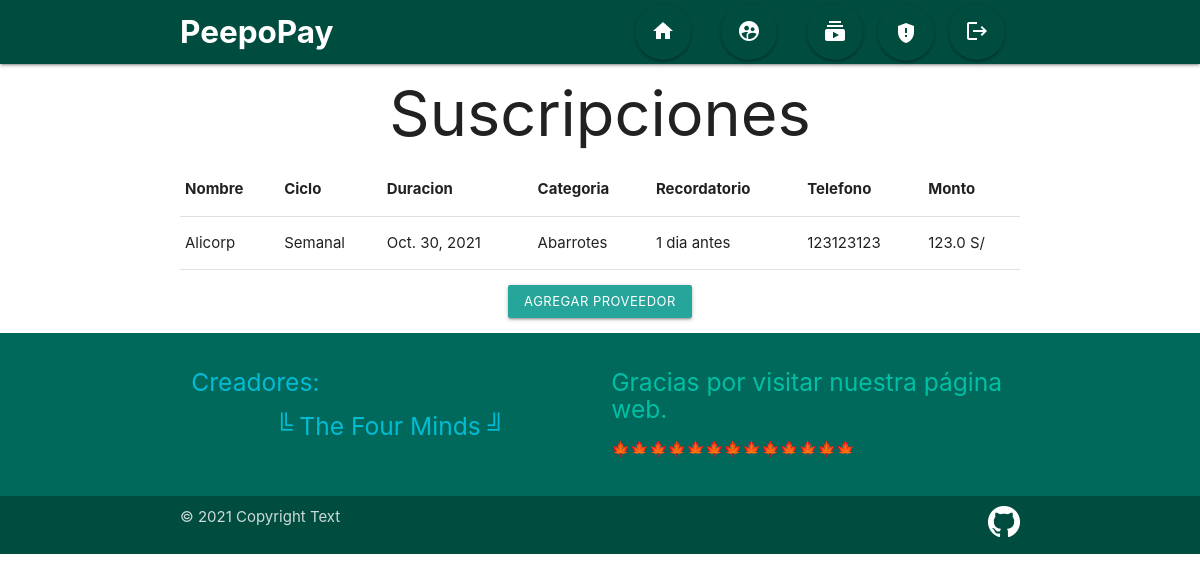
Page /listarproveedores/ on the earlier database version.
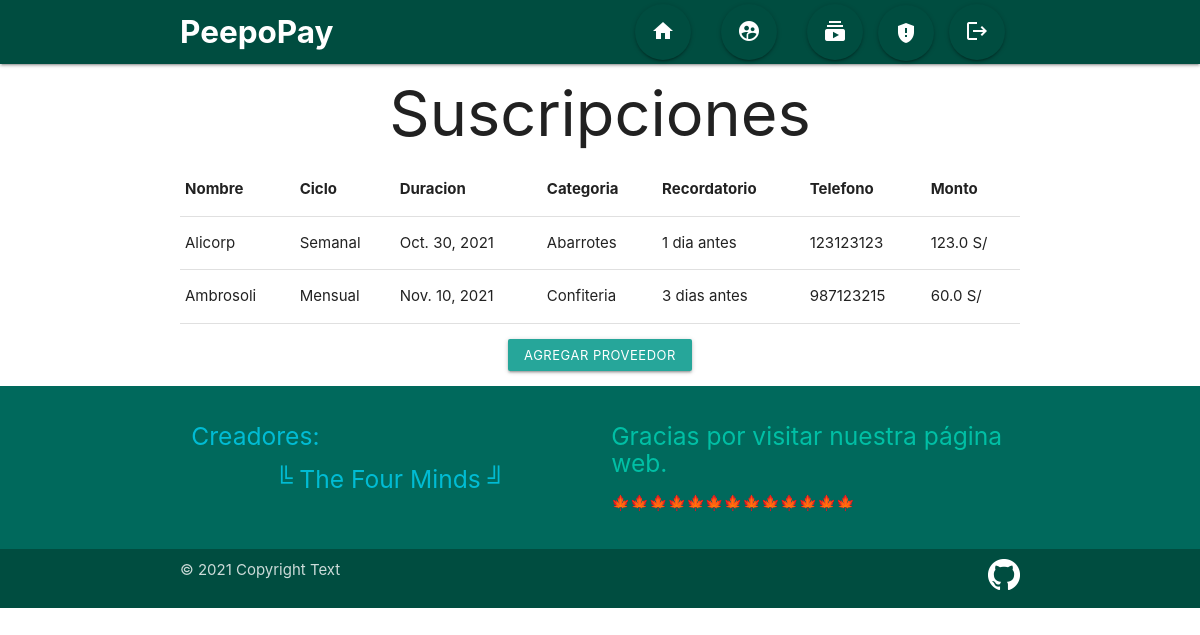
Same page on the later database version.
### WebPayments/models.py (models this page shows, shortened)
class Proveedor(models.Model):
    nombre = models.CharField(max_length=40, unique=True, verbose_name='Nombre')
    moneda = models.ForeignKey(Moneda, verbose_name='moneda', on_delete=models.CASCADE)
    ciclo = models.ForeignKey(Ciclo, on_delete=models.CASCADE)
    duracion = models.DateField(verbose_name='Duracion', auto_now=False, auto_now_add=False)
    categoria = models.ForeignKey(Categoria, on_delete=models.CASCADE)
    alerta = models.DateField(verbose_name='Fecha Alerta', auto_now=False, auto_now_add=False, null=True)
    recordatorio = models.ForeignKey(Recordatorio, on_delete=models.CASCADE)
    telefono = models.CharField(max_length=9, unique=True, verbose_name='Telefono')
    monto = models.FloatField(verbose_name='Monto')

class Ciclo(models.Model):
    duracion = models.CharField(max_length=12,verbose_name='Duracion')
    def __str__(self):
        return self.duracion

class Categoria(models.Model):
    descripcion = models.CharField(max_length=30, unique=True, verbose_name='Descripcion')
    def __str__(self):
        return self.descripcion

class Recordatorio(models.Model):
    tiempo = models.CharField(max_length=12, verbose_name='Tiempo')
    def __str__(self):
        return self.tiempo

class Moneda(models.Model):
    detalles = models.CharField(max_length = 20, unique=True, verbose_name='Detalles')
    simbolo = models.CharField(max_length = 2, verbose_name='simbolo')
    def __str__(self):
        return self.simbolo

### WebPayments/views.py (the view)
# urls.py: path("listarproveedores/", listarproveedores, name="listarproveedores"),
def listarproveedores(request):
    table = Prov.objects.all()
    context = {'table':table,'lista':lista}
    return render(request, 'WebPayments/listarproveedores.html', context)

### WebPayments/templates/WebPayments/listarproveedores.html (shortened to what this page needs)
{%extends 'WebPayments/base.html'%}
{%block contenido%}
<!DOCTYPE html>
<html lang="en">
<head>
    {%load static%}
    <link rel="stylesheet" href="{%static 'WebPayments/css/materialize.css'%}">
<body>
<h1 class="container center"> Suscripciones </h1>
<table class="table container highlight">
        <tr>
            <th>Nombre</th>
            <th>Ciclo</th>
            <th>Duracion</th>
            <th>Categoria</th>
            <th>Recordatorio</th>
            <th>Telefono</th>
            <th>Monto</th>
        </tr>
        {% for row in table %}
            <tr>
                <td>{{row.nombre}}</td>
                <td>{{row.ciclo}}</td>
                <td>{{row.duracion}}</td>
                <td>{{row.categoria}}</td>
                <td>{{row.recordatorio}}</td>
                <td>{{row.telefono}}</td>
                <td>{{row.monto}} {{row.moneda}}</td>
            </tr>
        {%endfor%}
</table>
<div class="container center">
    <a href="{% url 'proveedores' %}" class="center waves-effect waves-light btn-small" >
    Agregar Proveedor</a>
</div>
{%load static%}
</body>
</html>
{%endblock%}

Differences in the rows shown:
added Proveedor: nombre "Ambrosoli", ciclo "Mensual", duracion "Nov. 10, 2021", categoria "Confiteria", recordatorio "3 dias antes", telefono "987123215", monto "60.0", moneda "S/"
